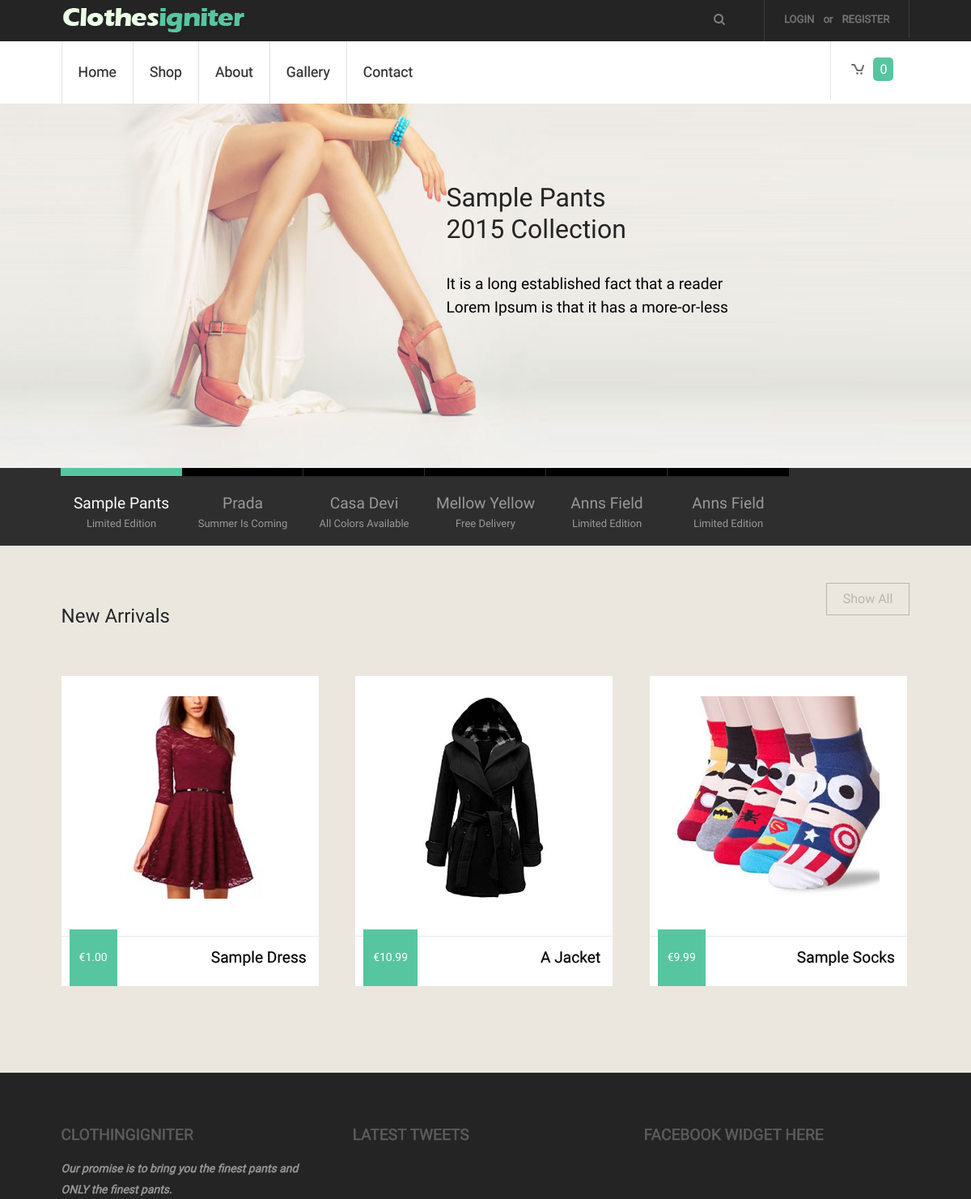
The app's page / (upper part), older data.
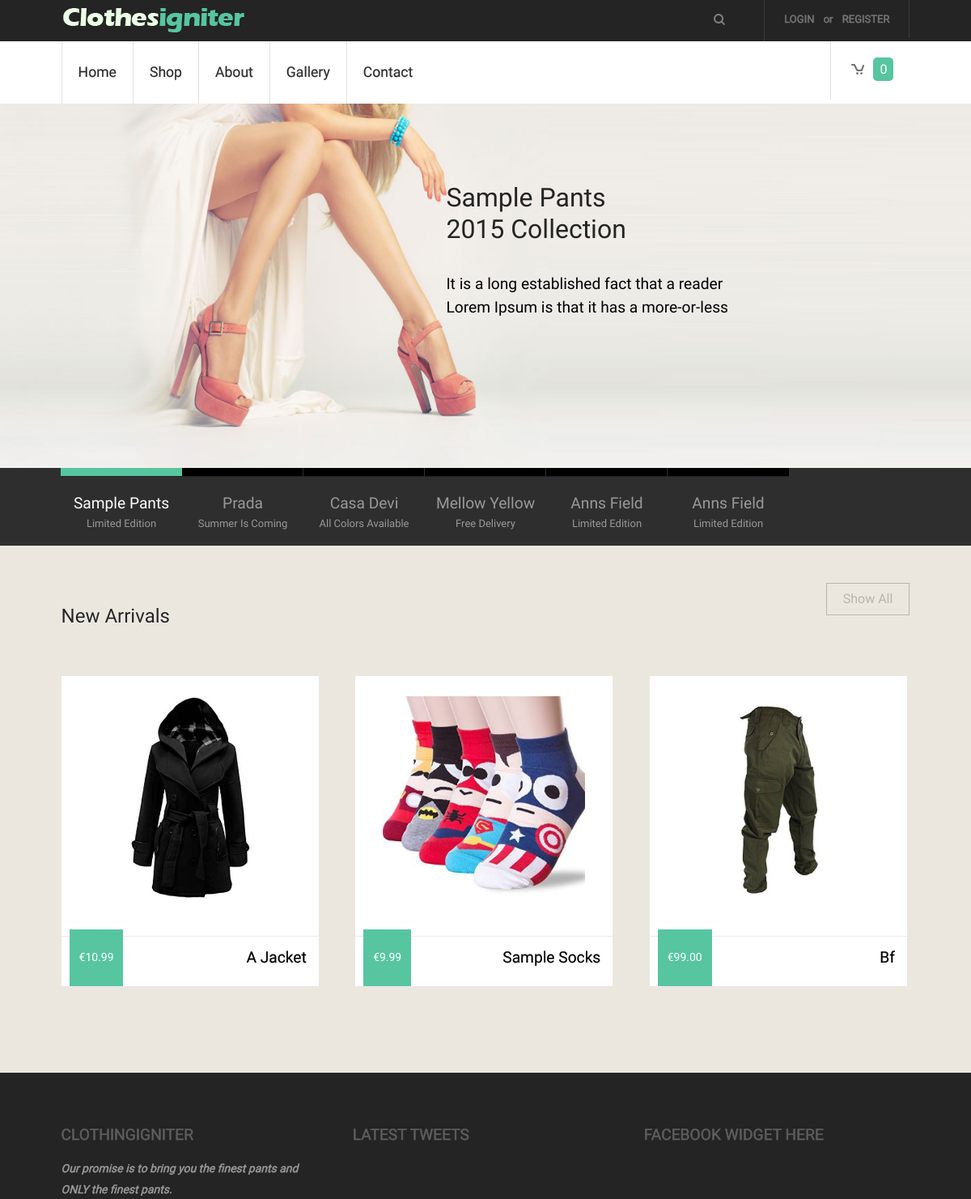
The same page, newer data.
### tables this page shows
CREATE TABLE IF NOT EXISTS `store_items` (
  `id` int(11) NOT NULL,
  `item_name` varchar(240) NOT NULL,
  `item_price` decimal(7,2) NOT NULL,
  `image_small` varchar(240) NOT NULL,
  `image_large` varchar(240) NOT NULL,
  `item_description` text NOT NULL,
  `rating` int(11) NOT NULL DEFAULT '0',
  `categoryID` int(11) NOT NULL,
  `brandID` int(11) NOT NULL,
  `item_description_short` text NOT NULL
);

### application/views/includes/homepage/template.php (called while the page is built, shortened)
<?php $this->load->view('includes/homepage/header', $this->globals);?>
<?php $this->load->view($main_content);?>

### application/controllers/site.php (called while the page is built, shortened)
<?php
class Site extends MY_Controller{
    function __construct()
    {
        $this->load->model('item_model');
        $this->load->helper(array('form', 'url'));
        $this->load->library(array('form_validation'));
    }
    function index(){
        $data['items'] = $this->item_model->get_item();
        $data['items'] = array_slice($data['items'], -3, 3);
        $data['main_content'] = 'homepage';
        $this->load->view('includes/homepage/template', $data, $this->globals);
    }
}

### index.php (called while the page is built, shortened)
<?php
require_once BASEPATH.'core/CodeIgniter.php';

### application/models/Item_model.php (called while the page is built, shortened)
<?php
class Item_model extends CI_Model
{
    public function get_item($id = FALSE)
    {
        if (!$id)
        {
            $query = $this->db->get('store_items');
            if ($query->num_rows() > 0) {
                foreach ($query->result() as $row) {
                    $data[] = $row;
                }
                return $data;
            }
            return false;
        }
        $query = $this->db->get_where('store_items', array('id' => $id));
        return $query->row_array();
    }
}

### application/views/homepage.php (the view, shortened to what this page needs)
<div class="slider">
    <div class="image-slider">
        <div class="wrapper">
            <div id="ei-slider" class="ei-slider">
                <ul class="ei-slider-large">
                    <li>
                        <img src="<?php echo base_url();?>images/slider-image1.jpg" alt="image06"/>
                        <div class="ei-title">
                             <h2>Sample Pants <br>	2015 collection</h2>
                            <h3 class="active">It is a long established fact that a reader<br>
                                Lorem Ipsum is that it has a more-or-less
                            </h3>
                        </div>
                    </li>
                </ul>
                <ul class="ei-slider-thumbs">
                    <li class="ei-slider-element">Current</li>
                    <li>
                        <a href="#">
                            <span class="active">Sample pants</span>
                            <p>limited edition</p>
                        </a>
                    </li>
                    <li  class="hide1"><a href="#"><span>prada</span><p>summer is coming</p></a><img src="<?php echo base_url();?>images/thumbs/3.jpg" alt="thumb02" /></li>
                    <li class="hide1"><a href="#"><span>casa devi</span><p>all colors available</p> </a><img src="<?php echo base_url();?>images/thumbs/4.jpg" alt="thumb03" /></li>
                    <li><a href="#"><span>mellow yellow</span><p>free delivery</p> </a><img src="<?php echo base_url();?>images/thumbs/1.jpg" alt="thumb04" /></li>
                    <li><a href="#"><span>anns field</span><p>limited edition</p> </a><img src="<?php echo base_url();?>images/thumbs/5.jpg" alt="thumb05" /></li>
                    <li><a href="#"><span>anns field</span><p>limited edition</p> </a><img src="<?php echo base_url();?>images/thumbs/3.jpg" alt="thumb07" /></li>
                </ul>
            </div>
        </div>
    </div>
</div>
<div class="main_bg">
    <div class="wrap">
        <div class="main">
            <div class="top_main">
                <h2>new arrivals</h2>
                <?php echo anchor('store', 'Show All'); ?>
            </div>
            <div class="grids_of_3">
                <?php foreach($items as $item) { ?>
                <div class="grid1_of_3">
                    <a href="<?php echo base_url() . 'index.php/item/view/'.$item->id ?>">
                        <img src="<?php echo base_url() . "images/clothes/" . $item->image_large; ?>"  alt=""/>
                        <h3><?php echo $item->item_name ?></h3>
                        <span class="price">&euro;<?php echo $item->item_price ?></span>
                    </a>
                </div>
                <?php } ?>
            </div>
        </div>
    </div>
</div>

Row changes from the older to the newer data that the page shows:
no longer on this page (row unchanged): store_items: image_large (picture), item_name "Sample Dress", item_price "1.00"
added store_items: image_large (picture), item_name "Bf", item_price "99.00"
